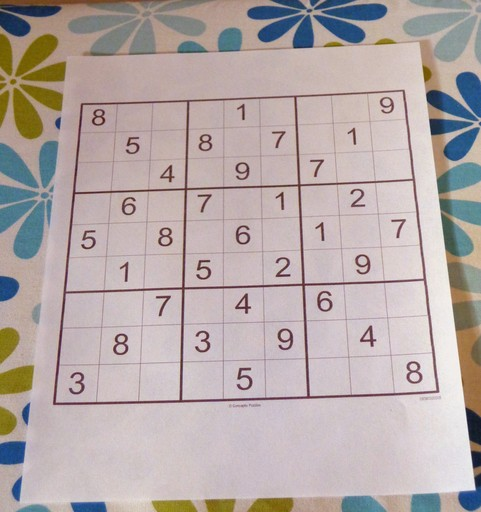
#> input picture sample_sudoku.jpg, 481 x 512 px
$ python sudoku_solver.py
#> lines starting #> are read from the running program, lines starting #| are printed output that depends on the picture; after the words box and inside, x2 and y2 are one past the last pixel; in counts of white or black regions, pixels touching at a corner belong together
import cv2
import numpy as np
import imutils

input_file_address = "sample_sudoku.jpg"

sudoku = cv2.imread(input_file_address)
#> sudoku is the input picture: shape (512, 481, 3); mean B, G, R 168.2, 169.5, 181.2
cv2.imshow("input picture",sudoku)
cv2.waitKey()


# finding board
gray = cv2.cvtColor(sudoku,cv2.COLOR_BGR2GRAY)
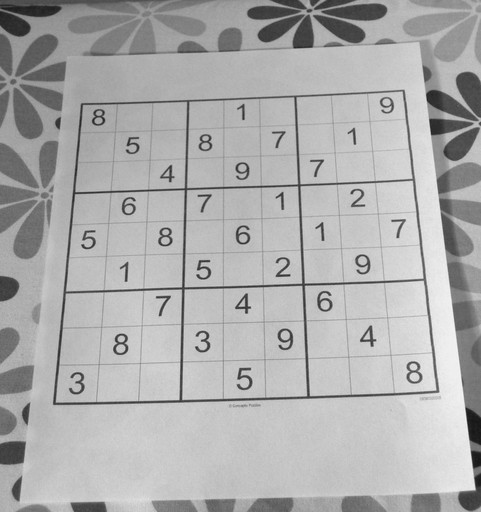
#> gray: shape (512, 481); min 22, max 247, mean 172.9
noise_canceled = cv2.bilateralFilter(gray,13,20,20)
cv2.imshow("noise canceled",noise_canceled)
cv2.waitKey()
edge= cv2.Canny(noise_canceled,30,180)
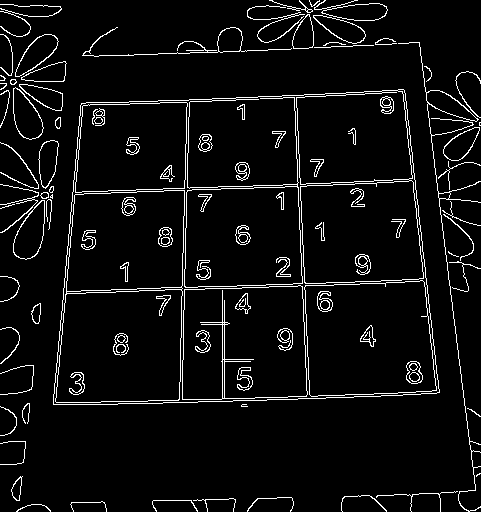
#> edge: shape (512, 481); 5.6% white in thin lines or dots
cv2.imshow("edge",edge)
cv2.waitKey()
key_points = cv2.findContours(edge.copy(),cv2.RETR_TREE ,cv2.CHAIN_APPROX_SIMPLE)
#> key_points = 204 contours, 64 with area under 20; largest, box (x1, y1, x2, y2) and area: (53, 89, 440, 405) 107562, (53, 89, 440, 405) 75360, (55, 190, 185, 403) 24394, (304, 280, 437, 397) 13596, (304, 280, 437, 397) 13595


contours = imutils.grab_contours(key_points)
#> contours has the same summary as key_points

newimg = cv2.drawContours(sudoku.copy(), contours, -1, (0, 255, 0), 3)
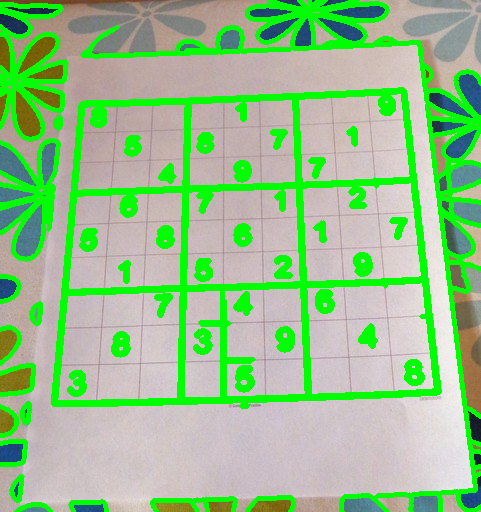
#> newimg: shape (512, 481, 3); mean B, G, R 138.2, 193.4, 148
cv2.imshow("contours",newimg)
cv2.waitKey()


contours = sorted(contours,key=cv2.contourArea,reverse=True)[:15]
#> contours = 15 contours; largest, box (x1, y1, x2, y2) and area: (53, 89, 440, 405) 107562, (53, 89, 440, 405) 75360, (55, 190, 185, 403) 24394, (304, 280, 437, 397) 13596, (304, 280, 437, 397) 13595

for contour in contours:
    approx = cv2.approxPolyDP(contour,15,True)
    if len(approx)==4:
        location = approx
        break
#> this loop made 1 pass
#> location on pass 1: [[404, 90], [81, 103], [53, 404], [439, 392]]


corners = cv2.drawContours(sudoku.copy(), location, -1, (0, 0, 255), 10)
cv2.imshow("for corners of sudoku",corners)
cv2.waitKey()

height,width = gray.shape
#> height = 512; width = 481
height,width = height-height%9,width-width%9
#> height = 504; width = 477
src = np.float32(location)
#> src = [[404, 90], [81, 103], [53, 404], [439, 392]]
dst = np.float32([[height,0],[0,0],[0,width],[height,width]  ])
#> dst = [[504, 0], [0, 0], [0, 477], [504, 477]]

transform_matrix = cv2.getPerspectiveTransform(src,dst)
#> transform_matrix = [[1.7, 0.158, -154.3], [0.0823, 2.05, -217.3], [6.1e-05, 0.000699, 1]]
result = cv2.warpPerspective(sudoku,transform_matrix,(height,width))
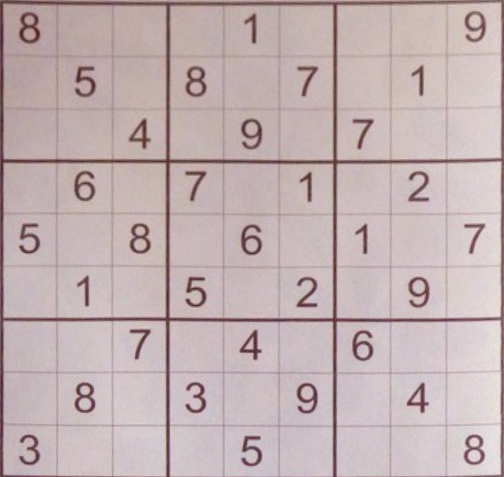
#> result: shape (477, 504, 3); mean B, G, R 178.1, 176.9, 193.9

cv2.imshow("result",result)
cv2.waitKey()

result = cv2.warpPerspective(noise_canceled,transform_matrix,(height,width))
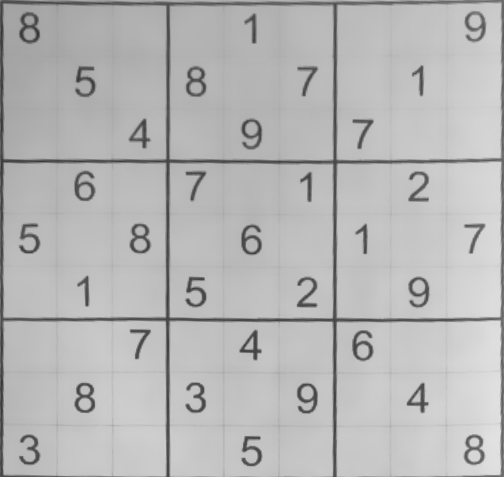
#> result: shape (477, 504); min 51, max 226, mean 182.7
cv2.imshow("result",result)
cv2.waitKey()

boxes=[]
rows = np.vsplit(result,9)
#> rows = 9 items
for row_index,row in enumerate(rows):
    boxes.append([])
    cols = np.hsplit(row,9)
    for col_index,col in enumerate(cols):
        cv2.imshow("box",col[5:-5,5:-5])
        cv2.waitKey()
        boxes[row_index].append(col[5:-5,5:-5])
#> this loop made 9 passes
#> pass 1, `cv2.imshow("box",col[5:-5,5:-5])`:
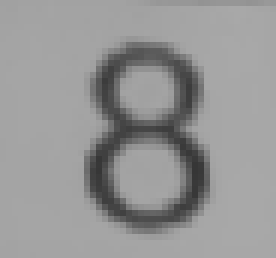
#> window 'box': shape (43, 46) (shown 6 times larger); min 54, max 168, mean 150.4
#> pass 1, `cv2.imshow("box",col[5:-5,5:-5])`:
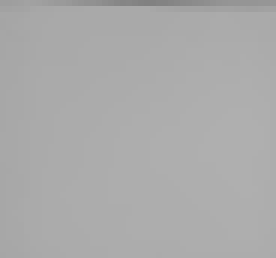
#> window 'box': shape (43, 46) (shown 6 times larger); min 129, max 175, mean 170.7
#> after the loop, boxes = 9 items


import easyocr
#> (the run stopped early here; a loop or call above may not have finished)
